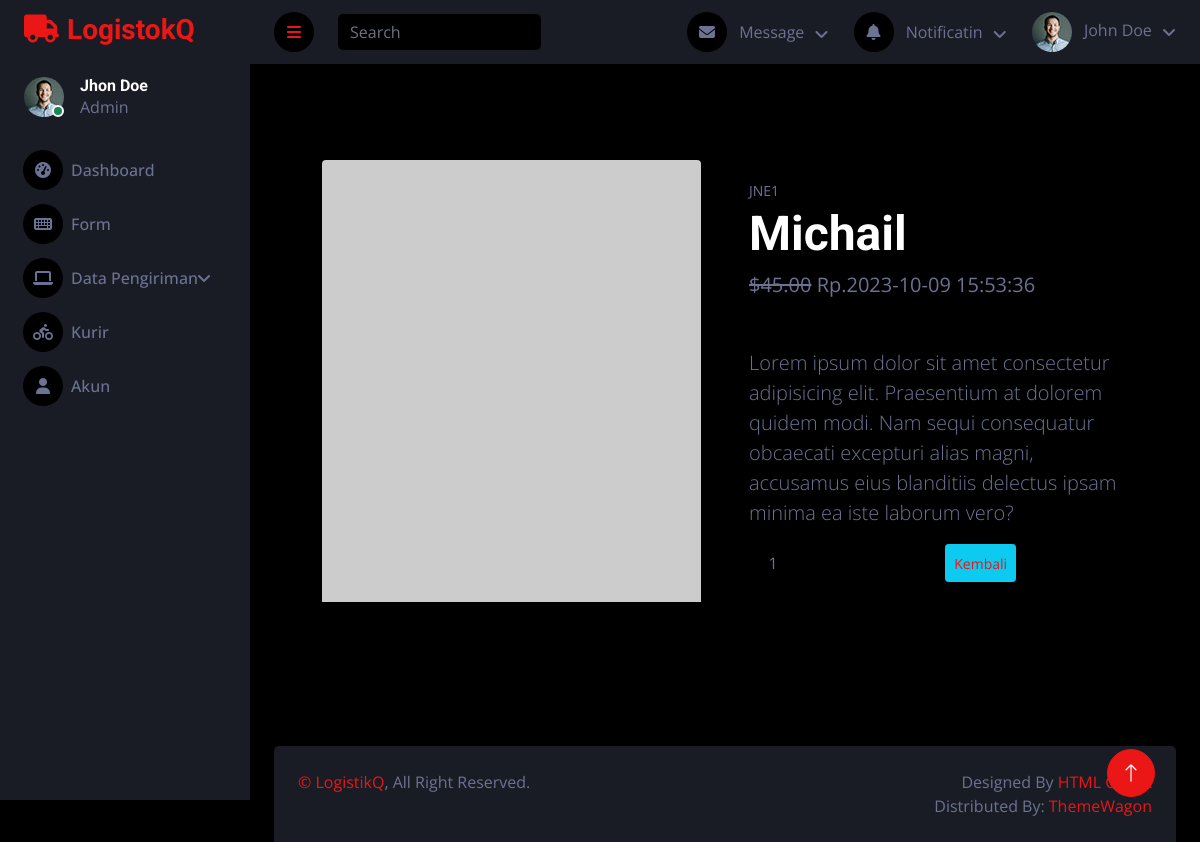
/LogistikQ/index.php?url=penerimaan&id=1, run on the app's committed database.
### tables this page shows
CREATE TABLE `detail_penerimaan` (
  `id` int(11) NOT NULL,
  `kode` varchar(45) NOT NULL,
  `pengiriman_id` int(11) NOT NULL,
  `nama_penerima` varchar(45) NOT NULL,
  `waktu_penerima` datetime NOT NULL
);

### LogistikQ/models/detail_penerima.php (called while the page is built, shortened)
<?php
class detail_penerimaan
{
    private $koneksi;
    public function __construct()
    {
        global $dbh;
        $this->koneksi = $dbh;
    }
    public function getdetail_penerimaan($id)
    {
        $sql = "SELECT * FROM detail_penerimaan WHERE id=?";
        $ps = $this->koneksi->prepare($sql);
        $ps->execute([$id]);
        $rs = $ps->fetch();
        return $rs;
    }
}

### LogistikQ/penerimaan.php (the view, shortened to what this page needs)
<?php
$id = $_REQUEST['id'];
$model = new detail_penerimaan();
$produk = $model->getdetail_penerimaan($id);
?>
<section class="py-5">
            <div class="container px-4 px-lg-5 my-5">
                <div class="row gx-4 gx-lg-5 align-items-center">
                    <div class="col-md-6"><img class="card-img-top mb-5 mb-md-0" src="https://dummyimage.com/600x700/dee2e6/6c757d.jpg" alt="..." /></div>
                    <div class="col-md-6">
                        <div class="small mb-1"><?= $produk['kode']?></div>
                        <h1 class="display-5 fw-bolder"><?= $produk['nama_penerima']?></h1>
                        <div class="fs-5 mb-5">
                            <span class="text-decoration-line-through">$45.00</span>
                            <span>Rp.<?= $produk['waktu_penerima']?></span>
                        </div>
                        <p class="lead">Lorem ipsum dolor sit amet consectetur adipisicing elit. Praesentium at dolorem quidem modi. Nam sequi consequatur obcaecati excepturi alias magni, accusamus eius blanditiis delectus ipsam minima ea iste laborum vero?</p>
                        <div class="d-flex">
                            <input class="form-control text-center me-3" id="inputQuantity" type="num" value="1" style="max-width: 3rem" />
                            <button class="btn btn-outline-dark flex-shrink-0" type="button">
                                <i class="bi-cart-fill me-1"></i>
                                </button>
                            <button type="button" class="btn btn-sm btn-info"><a href="index.php?url=dtdetail_penerima">Kembali</button>
                        </div>
                    </div>
                </div>
            </div>
        </section>

### LogistikQ/css/style.css (style rules this page uses)
:root { --primary: #EB1616; --secondary: #191C24; --light: #6C7293; --dark: #000000; }
.btn { transition: .5s; }

### data on the page
detail_penerimaan: kode "JNE1", nama_penerima "Michail", waktu_penerima "2023-10-09 15:53:36"
